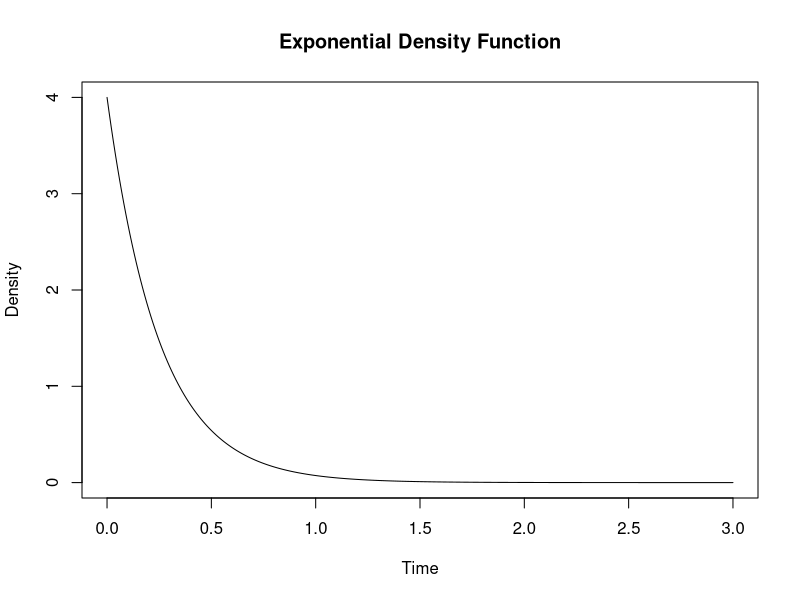

This chart was generated by the following R code:
rate <- 4

1 - pexp(0.5, rate = rate)
pexp(20/60, rate = rate)
pexp(80/60, rate = rate) - pexp(40/60, rate = rate)
qexp(0.8, rate = rate)

t <- seq(0, 3, by = 0.01)
plot(t, dexp(t, rate = rate), type = "l",
     main = "Exponential Density Function",
     xlab = "Time", ylab = "Density")
